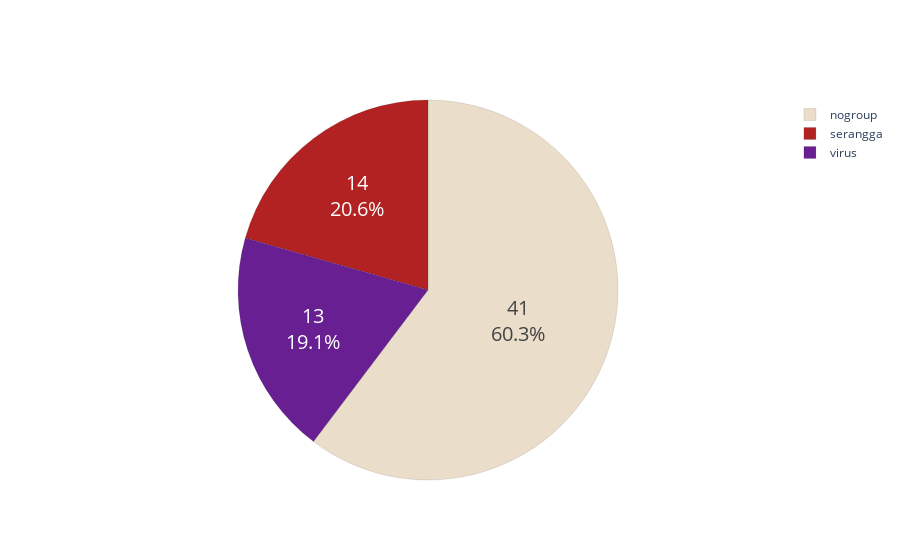

Write notebook code for a chart like this one.
### Code cell
# cuma tampilan
import plotly.graph_objects as go
data = df_node[df_node['taxon_id']!='NCBI:7038'] #yang bukan serangga utama
data = data.groupby(['group','color']).agg({'group': ['count'], }).reset_index().sort_values(
    ('group', 'count'),ascending=False
).reset_index(drop=True).values
labels = [i[0] for i in data]
colors = [i[1] for i in data]
slices = [i[2] for i in data]

fig = go.Figure(data=[go.Pie(labels=labels,values=slices)])
fig.update_traces(hoverinfo='label+percent', textinfo='value+percent', textfont_size=20, marker=dict(colors=colors, line=dict(color='#000000', width=0.1)))
fig.show()

### Figure 1 — Plotly figure (JSON) as saved in the notebook; plotly's stock layout.template omitted (floating-point values rounded to 4 significant figures)
{"data": [{"hoverinfo": "label+percent", "labels": ["nogroup", "serangga", "virus"], "marker": {"colors": ["#EADDCA", "#b22222", "#671f92"], "line": {"color": "#000000", "width": 0.1}}, "textfont": {"size": 20}, "textinfo": "value+percent", "type": "pie", "values": [41, 14, 13]}], "layout": {}}
